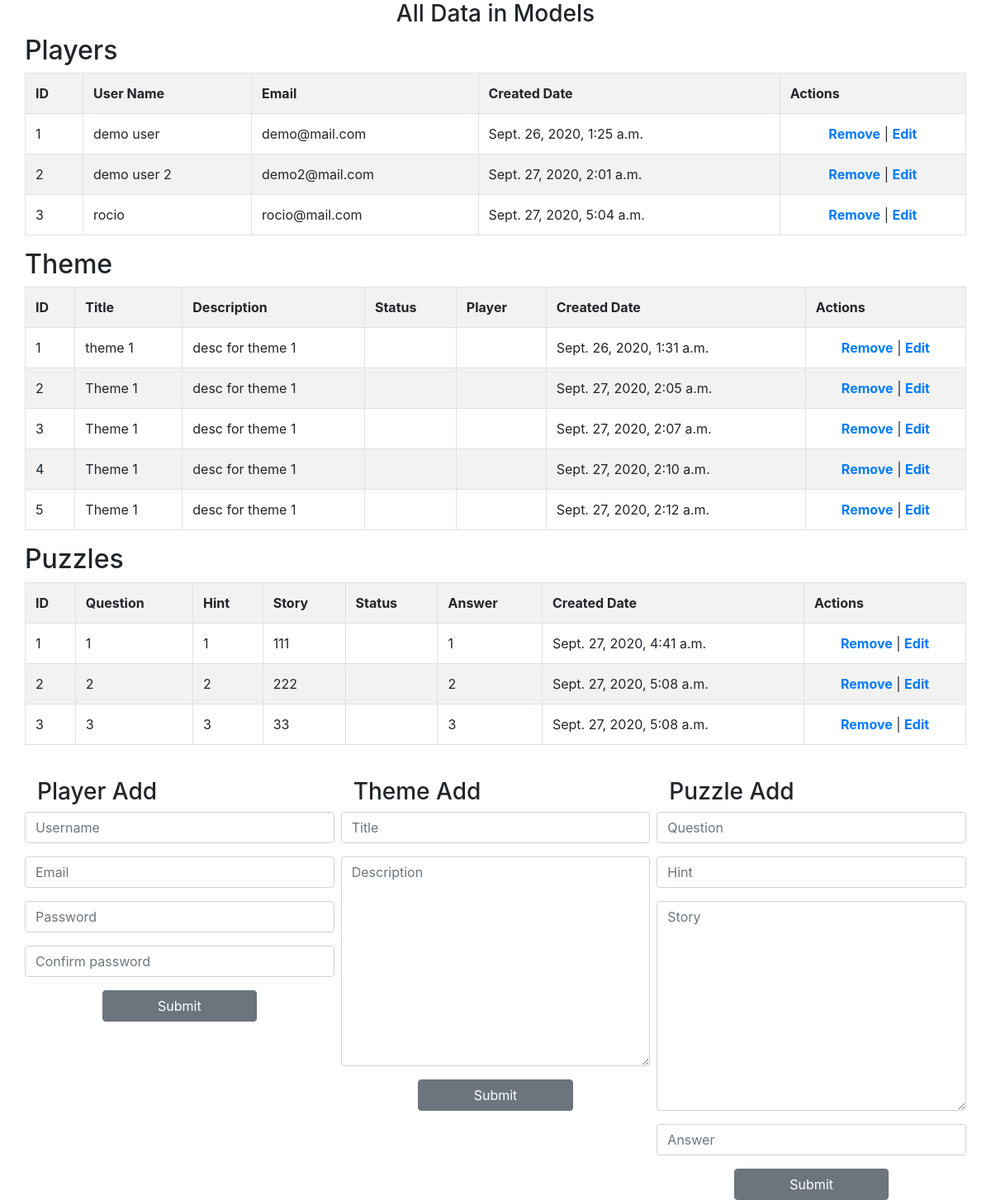
The page /get_data on the database its author committed.
### virtual_escape_room_app/models.py (models this page shows)
class Player(models.Model):
    username=models.CharField(max_length=255, unique=True)
    email=models.CharField(max_length=255, unique=True)
    password=models.CharField(max_length=255)
    created_at=models.DateTimeField(auto_now_add=True)
    updated_at=models.DateTimeField(auto_now=True)
    objects=PlayerManager()

class Theme(models.Model): # will be manually entered in the shell until we have an admin mode
    title=models.CharField(max_length=255)
    description=models.TextField()
    created_at=models.DateTimeField(auto_now_add=True)
    updated_at=models.DateTimeField(auto_now=True)
    objects=ThemeManager()

class Puzzle(models.Model): # will be manually entered in the shell until we have an admin mode
    question=models.CharField(max_length=255)
    hint=models.CharField(max_length=255)
    story=models.TextField()
    theme=models.ForeignKey(Theme,related_name="puzzle_theme",on_delete=models.CASCADE,default=1)
    answer=models.CharField(max_length=255)
    created_at=models.DateTimeField(auto_now_add=True)
    updated_at=models.DateTimeField(auto_now=True)

### virtual_escape_room_app/views.py (the view)
# urls.py: path('get_data',views.get_data),
def get_data(request):
    qry_players= Player.objects.all()
    qry_themes=Theme.objects.all()
    qry_puzzles=Puzzle.objects.all()
    context={
            'queryplayers':qry_players,
            'querythemes':qry_themes,
            'querypuzzles':qry_puzzles
        }
    return render(request, "get_data.html", context)

### virtual_escape_room_app/templates/get_data.html (shortened to what this page needs)
<!DOCTYPE html>
<html lang="en">
<head>
    <link rel="stylesheet" href="https://stackpath.bootstrapcdn.com/bootstrap/4.5.2/css/bootstrap.min.css">
</head>
<body>
    <div class="container">
        <h3 class="text-center">All Data in Models</h3>
        <div class="row">
            <h2>Players</h2>
            <table id="table1" class="table table-striped table-bordered">
                <tr>
                    <th>ID</th>
                    <th>User Name</th>
                    <th>Email</th>
                    <th>Created Date</th>
                    <th>Actions</th>
                </tr>
                {% for one_player in queryplayers %}
                <tr>
                    <td>{{ one_player.id }}</td>
                    <td>{{ one_player.username }}</td>
                    <td>{{ one_player.email }}</td>
                    <td>{{ one_player.created_at }}</td>
                    <td class="text-center">
                        <a href="/player/remove/{{one_player.id}}" class="font-weight-bold">Remove</a>
                        |
                        <a href="/player/edit/{{one_player.id}}" class="font-weight-bold">Edit</a>
                    </td>
                </tr>
                {% endfor %}
            </table>
        </div>
        <div class="row">
            <h2>Theme</h2>
            <table id="tabletheme" class="table table-striped table-bordered">
                <tr>
                    <th>ID</th>
                    <th>Title</th>
                    <th>Description</th>
                    <th>Status</th>
                    <th>Player</th>
                    <th>Created Date</th>
                    <th>Actions</th>
                </tr>
                {% for one_theme in querythemes %}
                <tr>
                    <td>{{ one_theme.id }}</td>
                    <td>{{ one_theme.title }}</td>
                    <td>{{ one_theme.description }}</td>
                    <td>{{ one_theme.status }}</td>
                    <td>{{ one_theme.player.username }}</td>
                    <td>{{ one_theme.created_at }}</td>
                    <td class="text-center">
                        <a href="/theme/remove/{{one_theme.id}}" class="font-weight-bold">Remove</a>
                        |
                        <a href="/theme/edit/{{one_theme.id}}" class="font-weight-bold">Edit</a>
                    </td>
                </tr>
                {% endfor %}
            </table>
        </div>
        <div class="row">
            <h2>Puzzles</h2>
            <table id="tablepuzzle" class="table table-striped table-bordered">
                <tr>
                    <th>ID</th>
                    <th>Question</th>
                    <th>Hint</th>
                    <th>Story</th>
                    <th>Status</th>
                    <th>Answer</th>
                    <th>Created Date</th>
                    <th>Actions</th>
                </tr>
                {% for one_puzzle in querypuzzles %}
                <tr>
                    <td>{{ one_puzzle.id }}</td>
                    <td>{{ one_puzzle.question }}</td>
                    <td>{{ one_puzzle.hint }}</td>
                    <td>{{ one_puzzle.story }}</td>
                    <td>{{ one_puzzle.status }}</td>
                    <td>{{ one_puzzle.answer }}</td>
                    <td>{{ one_puzzle.created_at }}</td>
                    <td class="text-center">
                        <a href="/puzzle/remove/{{one_puzzle.id}}" class="font-weight-bold">Remove</a>
                        |
                        <a href="/puzzle/edit/{{one_puzzle.id}}" class="font-weight-bold">Edit</a>
                    </td>
                </tr>
                {% endfor %}
            </table>
        </div>
        <div class="row mt-4">
            <div class="col mr-2">
                <h3>Player Add</h3>
                <form action="/player/add" method="post">
                    <div class="form-group row">
                        <input type="text" name="username" id="username" class="form-control" placeholder="Username">
                    </div>
                    <div class="form-group row">
                        <input type="email" name="email" id="email" class="form-control" placeholder="Email">
                    </div>
                    <div class="form-group row">
                        <input type="password" name="password" id="password" class="form-control" placeholder="Password">
                    </div>
                    <div class="form-group row">
                        <input type="password" name="confirmpassword" id="confirmpassword" class="form-control" placeholder="Confirm password">
                    </div>
                    <div class="row justify-content-center">
                        <button type="submit" class="col-6 btn btn-secondary">Submit</button>
                    </div>
                </form>
            </div>
            <div class="col mr-2">
                <h3>Theme Add</h3>
                <form action="/theme/add" method="post">
                    <div class="form-group row">
                        <input type="text" name="title" id="title" class="form-control" placeholder="Title">
                    </div>
                    <div class="form-group row">
                        <textarea name="description" id="description" cols="30" rows="10" placeholder="Description" class="form-control"></textarea>
                    </div>
                    <div class="row justify-content-center">
                        <button type="submit" class="col-6 btn btn-secondary">Submit</button>
                    </div>
                </form>
            </div>
            <div class="col">
                <h3>Puzzle Add</h3>
                <form action="/puzzle/add" method="post">
                    <div class="form-group row">
                        <input type="text" name="question" id="question" class="form-control" placeholder="Question">
                    </div>
                    <div class="form-group row">
                        <input type="text" name="hint" id="hint" class="form-control" placeholder="Hint">
                    </div>
                    <div class="form-group row">
                        <textarea name="story" id="story" cols="30" rows="10" placeholder="Story" class="form-control"></textarea>
                    </div>
                    <div class="form-group row">
                        <input type="text" name="answer" id="answer" class="form-control" placeholder="Answer">
                    </div>
                    <div class="row justify-content-center">
                        <button type="submit" class="col-6 btn btn-secondary">Submit</button>
                    </div>
                </form>
            </div>
        </div>
    </div>
</body>
</html>

### rows shown on the page
Player: id "1", username "demo user", email "demo@mail.com", created_at "Sept. 26, 2020, 1:25 a.m."
Player: id "2", username "demo user 2", email "demo2@mail.com", created_at "Sept. 27, 2020, 2:01 a.m."
Player: id "3", username "rocio", email "rocio@mail.com", created_at "Sept. 27, 2020, 5:04 a.m."
Theme: id "1", title "theme 1", description "desc for theme 1", created_at "Sept. 26, 2020, 1:31 a.m."
Theme: id "2", title "Theme 1", description "desc for theme 1", created_at "Sept. 27, 2020, 2:05 a.m."
Theme: id "3", title "Theme 1", description "desc for theme 1", created_at "Sept. 27, 2020, 2:07 a.m."
Theme: id "4", title "Theme 1", description "desc for theme 1", created_at "Sept. 27, 2020, 2:10 a.m."
Theme: id "5", title "Theme 1", description "desc for theme 1", created_at "Sept. 27, 2020, 2:12 a.m."
Puzzle: id "1", question "1", hint "1", story "111", answer "1", created_at "Sept. 27, 2020, 4:41 a.m."
Puzzle: id "2", question "2", hint "2", story "222", answer "2", created_at "Sept. 27, 2020, 5:08 a.m."
Puzzle: id "3", question "3", hint "3", story "33", answer "3", created_at "Sept. 27, 2020, 5:08 a.m."
